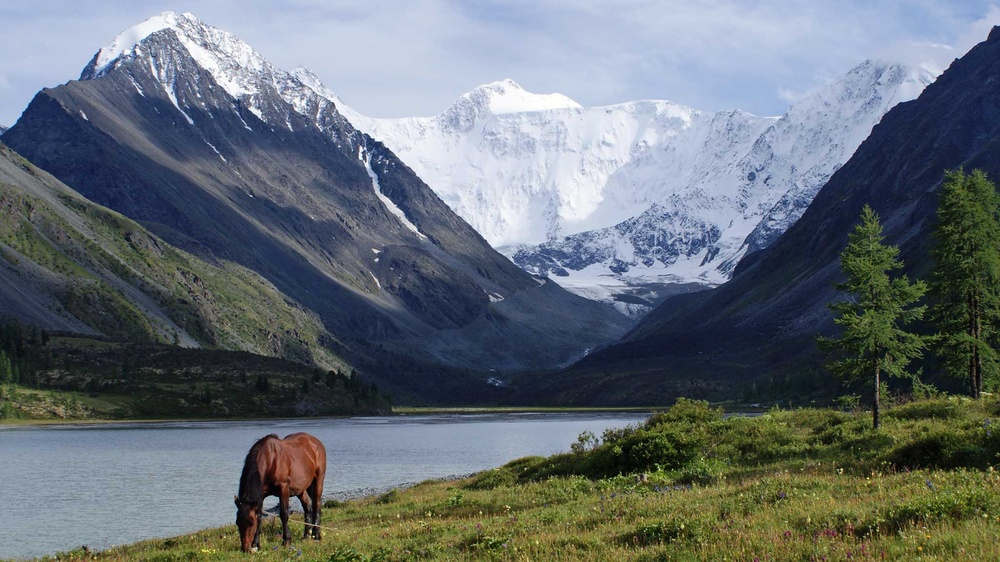
#> input picture resources/Gora-Beluha.jpg, 1000 x 562 px, shrunk from 2048 x 1152 before the run
$ jupyter execute canny_edges.ipynb
#> lines starting #> are read from the running program, lines starting #| are printed output that depends on the picture
[cell 1]
# найти canny edges на изображении
import cv2 as cv

img = cv.imread('resources/Gora-Beluha.jpg', cv.IMREAD_GRAYSCALE)
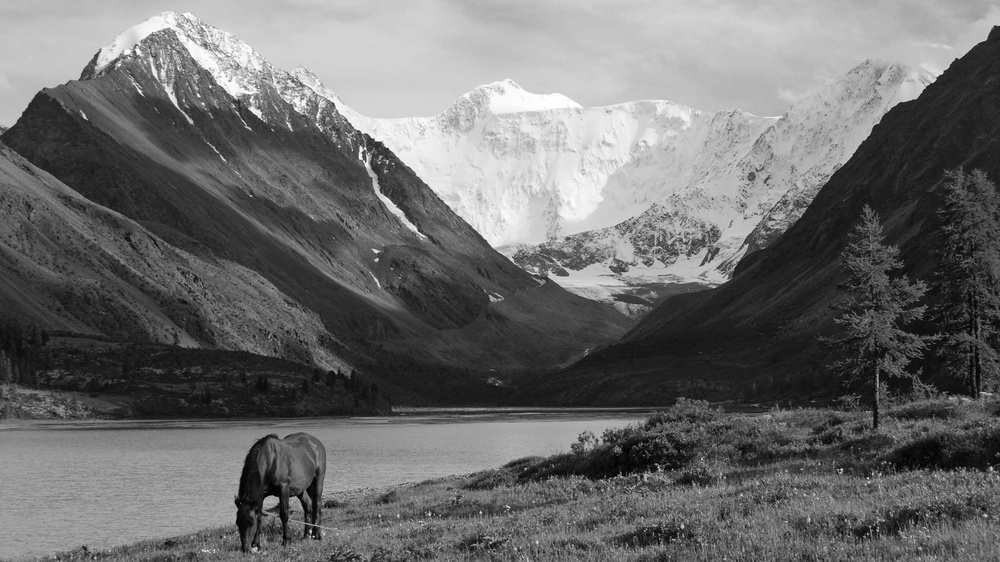
#> img: shape (562, 1000); min 0, max 255, mean 108.3
edges = cv.Canny(img, 100, 200)
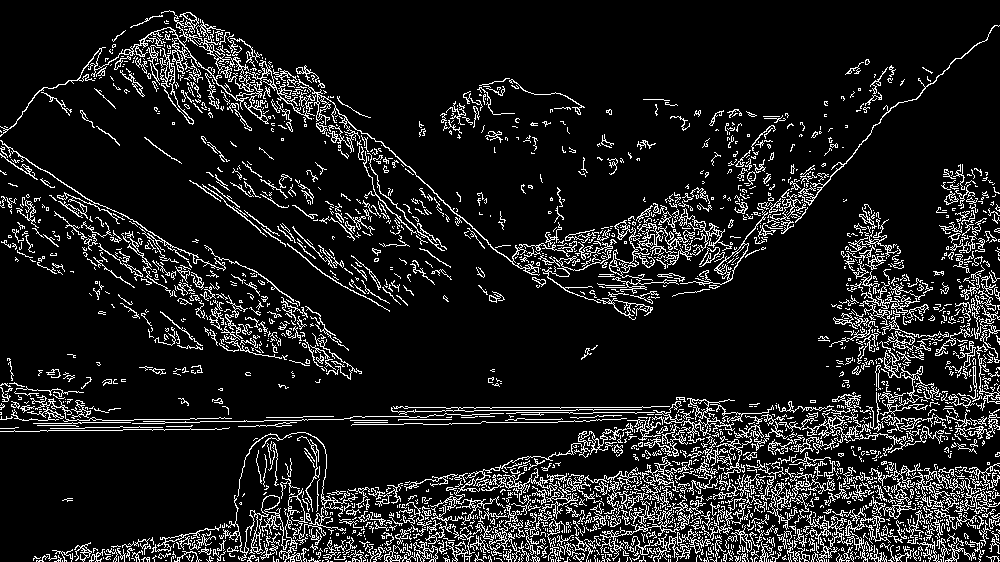
#> edges: shape (562, 1000); 11.6% white in thin lines or dots
cv.imwrite('result/canny_edges.jpg', edges)
#> Out = True
